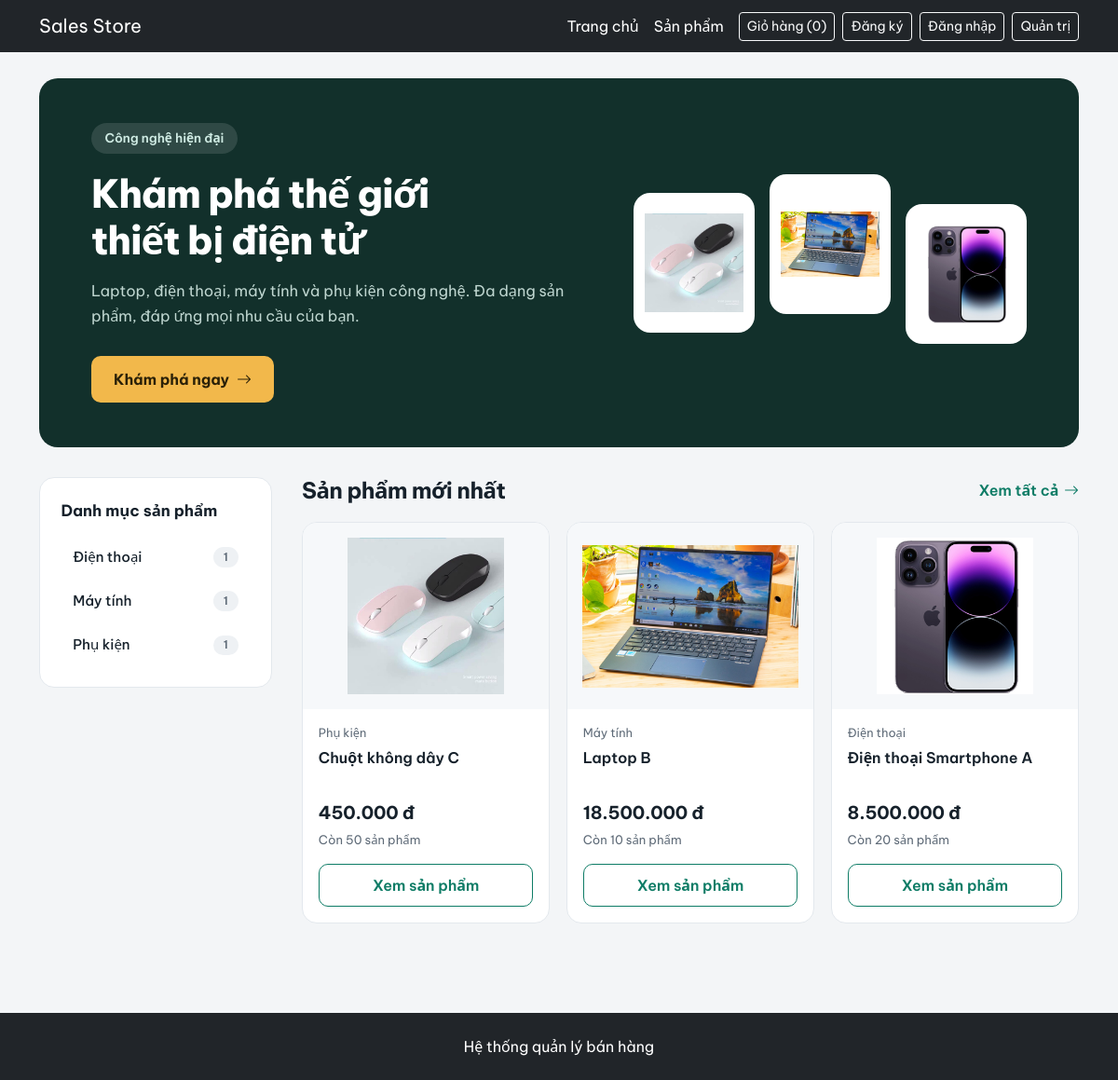
The page / on the database its author committed.
### tables this page shows
CREATE TABLE categories (
    CategoryID INT AUTO_INCREMENT PRIMARY KEY,
    CategoryName VARCHAR(200) NOT NULL,
    Description TEXT
);

CREATE TABLE products (
    ProductID INT AUTO_INCREMENT PRIMARY KEY,
    ProductCode VARCHAR(50) NOT NULL UNIQUE,
    ProductName VARCHAR(255) NOT NULL,
    Description TEXT,
    Unit VARCHAR(20),
    Price DECIMAL(12,2) NOT NULL DEFAULT 0,
    StockQuantity INT NOT NULL DEFAULT 0,
    IsActive BOOLEAN NOT NULL DEFAULT TRUE,
    SupplierID INT NOT NULL,
    CategoryID INT NOT NULL,
    CONSTRAINT chk_products_price CHECK (Price >= 0),
    CONSTRAINT chk_products_stock CHECK (StockQuantity >= 0),
    CONSTRAINT fk_products_supplier
        FOREIGN KEY (SupplierID) REFERENCES suppliers(SupplierID),
    CONSTRAINT fk_products_category
        FOREIGN KEY (CategoryID) REFERENCES categories(CategoryID)
);

### public/index.php (the view, shortened to what this page needs)
<?php
require_once '/var/www/src/config/database.php';
function e($value): string
{
  return htmlspecialchars((string)($value ?? ''), ENT_QUOTES, 'UTF-8');
}
function productImageUrl(?string $file): string
{
  $file = (string)$file;
  if (strpos($file, '/uploads/products/') !== 0) {
    $file = '/uploads/products/' . ltrim($file, '/');
  }
  return $file;
}
require_once '/var/www/src/includes/frontend/header.php';
require_once '/var/www/src/includes/frontend/navbar.php';
$categories = [];
$categorySql = "
    SELECT
        c.CategoryID,
        c.CategoryName,
        c.Description,
        (
            SELECT COUNT(*)
            FROM products p
            WHERE p.CategoryID = c.CategoryID
              AND p.IsActive = 1
        ) AS ProductCount
    FROM categories c
    ORDER BY c.CategoryName ASC
";
$categoryResult = $conn->query($categorySql);
if ($categoryResult) {
  while ($row = $categoryResult->fetch_assoc()) {
    $categories[] = $row;
  }
} else {
  error_log('Home categories query error: ' . $conn->error);
}
$products = [];
$productSql = "
    SELECT
        p.ProductID,
        p.ProductCode,
        p.ProductName,
        p.Description,
        p.Unit,
        p.Price,
        p.StockQuantity,
        p.CategoryID,
        c.CategoryName,
        (
            SELECT pi.ImageFile
            FROM product_images pi
            WHERE pi.ProductID = p.ProductID
            ORDER BY pi.IsPrimary DESC, pi.SortOrder ASC, pi.ProductImageID ASC
            LIMIT 1
        ) AS ImageFile
    FROM products p
    LEFT JOIN categories c
        ON p.CategoryID = c.CategoryID
    WHERE p.IsActive = 1
    ORDER BY p.ProductID DESC
    LIMIT 8
";
$productResult = $conn->query($productSql);
if ($productResult) {
  while ($row = $productResult->fetch_assoc()) {
    $products[] = $row;
  }
} else {
  error_log('Home products query error: ' . $conn->error);
}
$heroImages = [];
foreach ($products as $product) {
  if (!empty($product['ImageFile']) && count($heroImages) < 3) {
    $heroImages[] = [
      'src' => productImageUrl($product['ImageFile']),
      'alt' => $product['ProductName'],
    ];
  }
}
?>
<link
  href="https://cdn.jsdelivr.net/npm/bootstrap-icons@1.11.3/font/bootstrap-icons.min.css"
  rel="stylesheet">
<main class="container home-page">
  <section class="hero">
    <div class="hero-content">
      <span class="hero-label">
        Công nghệ hiện đại
      </span>
      <h1>
        Khám phá thế giới<br>
        thiết bị điện tử
      </h1>
      <p>
        Laptop, điện thoại, máy tính và phụ kiện công nghệ.
        Đa dạng sản phẩm, đáp ứng mọi nhu cầu của bạn.
      </p>
      <a href="/products.php" class="hero-button">
        Khám phá ngay
        <i class="bi bi-arrow-right"></i>
      </a>
    </div>
    <div class="hero-visual" aria-hidden="true">
      <?php if (!empty($heroImages)): ?>
        <?php foreach ($heroImages as $image): ?>
          <div class="hero-tile">
            <img src="<?= e($image['src']) ?>" alt="" loading="lazy">
          </div>
        <?php endforeach; ?>
      <?php else: ?>
        <div class="hero-tile is-icon"><i class="bi bi-laptop"></i></div>
        <div class="hero-tile is-icon"><i class="bi bi-phone"></i></div>
        <div class="hero-tile is-icon"><i class="bi bi-headphones"></i></div>
      <?php endif; ?>
    </div>
  </section>
  <div class="home-content">
    <aside class="category-box">
      <div class="category-title">
        Danh mục sản phẩm
      </div>
      <ul class="category-list">
        <?php if (!empty($categories)): ?>
          <?php foreach ($categories as $category): ?>
            <li>
              <a
                href="/products.php?category=<?= urlencode($category['CategoryID']) ?>"
                title="<?= e($category['Description'] ?? '') ?>">
                <span><?= e($category['CategoryName']) ?></span>
                <span class="category-count"><?= (int)$category['ProductCount'] ?></span>
              </a>
            </li>
          <?php endforeach; ?>
        <?php endif; ?>
      </ul>
    </aside>
    <section class="products-section">
      <div class="section-header">
        <h2>
          Sản phẩm mới nhất
        </h2>
        <a href="/products.php" class="view-all">
          Xem tất cả
          <i class="bi bi-arrow-right"></i>
        </a>
      </div>
      <?php if (!empty($products)): ?>
        <div class="product-grid">
          <?php foreach ($products as $product): ?>
            <?php
            $stock = (int)$product['StockQuantity'];
            $detailUrl = '/product-detail.php?id=' . (int)$product['ProductID'];
            $imageUrl = productImageUrl($product['ImageFile'] ?? '');
            ?>
            <article class="product-card">
              <div class="product-image">
                <?php if ($imageUrl !== ''): ?>
                  <img
                    src="<?= e($imageUrl) ?>"
                    alt="<?= e($product['ProductName']) ?>"
                    loading="lazy">
                <?php else: ?>
                  <div class="no-image">
                    Chưa có hình ảnh
                  </div>
                <?php endif; ?>
              </div>
              <div class="product-info">
                <?php if (!empty($product['CategoryName'])): ?>
                  <div class="product-category">
                    <?= e($product['CategoryName']) ?>
                  </div>
                <?php endif; ?>
                <h3 class="product-name">
                  <a href="<?= e($detailUrl) ?>">
                    <?= e($product['ProductName']) ?>
                  </a>
                </h3>
                <div class="product-price">
                  <?= number_format((float)$product['Price'], 0, ',', '.') ?> đ
                </div>
                <div class="product-stock">
                  <?php if ($stock > 0): ?>
                    Còn <?= $stock ?> sản phẩm
                  <?php else: ?>
                    Tạm thời hết hàng
                  <?php endif; ?>
                </div>
                <a href="<?= e($detailUrl) ?>" class="btn-detail">
                  Xem sản phẩm
                </a>
              </div>
            </article>
          <?php endforeach; ?>
        </div>
      <?php else: ?>
        <div class="empty-products">
          Chưa có sản phẩm để hiển thị.
        </div>
      <?php endif; ?>
    </section>
  </div>
</main>
<?php
require_once '/var/www/src/includes/frontend/footer.php';
?>

### src/includes/frontend/header.php (shortened to what this page needs)
<!DOCTYPE html>
<html lang="vi">
<head>
  <link
    href="https://cdn.jsdelivr.net/npm/bootstrap@5.3.8/dist/css/bootstrap.min.css"
    rel="stylesheet">
</head>
<body>

### src/includes/frontend/navbar.php
<?php
$cartCount = array_sum(
  $_SESSION['cart'] ?? []
);
$isLoggedIn = isset($_SESSION['customer_id']);
$customerName =
  $_SESSION['customer_name'] ?? '';
?>
<nav class="navbar navbar-dark bg-dark">
  <div class="container">
    <a
      class="navbar-brand"
      href="/">
      Sales Store
    </a>
    <div class="d-flex align-items-center gap-3">
      <a
        class="nav-link text-white"
        href="/">
        Trang chủ
      </a>
      <a
        class="nav-link text-white"
        href="/products.php">
        Sản phẩm
      </a>
      <div class="d-flex gap-2">
        <a
          class="btn btn-outline-light btn-sm"
          href="/cart.php">
          Giỏ hàng (<?= (int) $cartCount ?>)
        </a>
        <?php if ($isLoggedIn): ?>
          <span class="text-light">
            <?= htmlspecialchars($customerName) ?>
          </span>
          <a
            class="btn btn-outline-light btn-sm"
            href="/logout.php">
            Đăng xuất
          </a>
        <?php else: ?>
          <a
            class="btn btn-outline-light btn-sm"
            href="/register.php">
            Đăng ký
          </a>
          <a
            class="btn btn-outline-light btn-sm"
            href="/login.php">
            Đăng nhập
          </a>
        <?php endif; ?>
        <a
          class="btn btn-outline-light btn-sm"
          href="/admin/">
          Quản trị
        </a>
      </div>
    </div>
  </div>
</nav>

### src/includes/frontend/footer.php
<footer class="mt-5 p-4 bg-dark text-white text-center">
  <p class="mb-0">
    Hệ thống quản lý bán hàng
  </p>
</footer>
</body>
</html>

### rows shown on the page
categories: CategoryName "Điện thoại", ProductCount "1"
categories: CategoryName "Máy tính", ProductCount "1"
categories: CategoryName "Phụ kiện", ProductCount "1"
products: shows a picture, CategoryID.CategoryName "Phụ kiện", ProductName "Chuột không dây C", Price "450.000", StockQuantity "50"
products: shows a picture, CategoryID.CategoryName "Máy tính", ProductName "Laptop B", Price "18.500.000", StockQuantity "10"
products: shows a picture, CategoryID.CategoryName "Điện thoại", ProductName "Điện thoại Smartphone A", Price "8.500.000", StockQuantity "20"

### other values the page prints
$cartCount "0"
